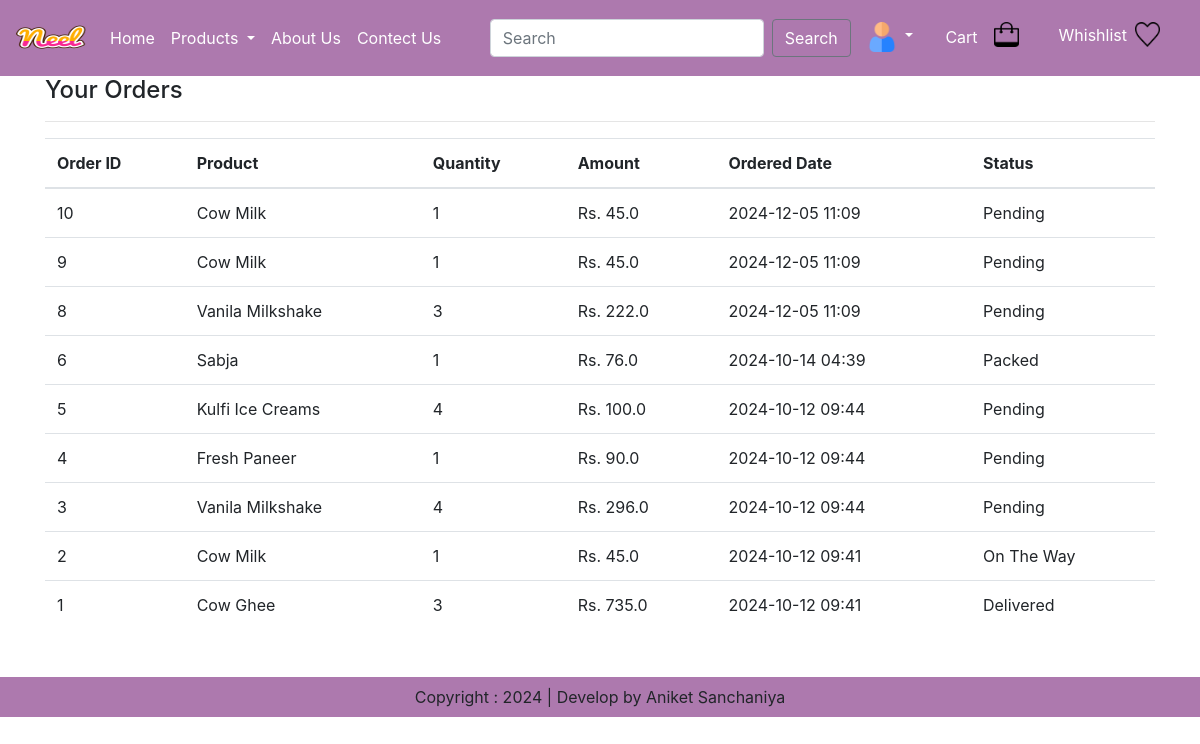
Screenshot of /orders/ (signed in) with the database file from the repository.
### app/models.py (models this page shows, shortened)
class OrderPlaced(models.Model):
    user = models.ForeignKey(User,on_delete=models.CASCADE)
    customer = models.ForeignKey(Customer,on_delete=models.CASCADE)
    product = models.ForeignKey(Product,on_delete=models.CASCADE)
    quantity = models.PositiveIntegerField(default=1)
    ordered_date = models.DateTimeField(auto_now_add=True)
    status = models.CharField(max_length=50,choices=STATUS_CHOICES , default='Pending')
    payment = models.ForeignKey(Payment,on_delete=models.CASCADE)
    @property
    def total_cost(self):
        return self.quantity * self.product.discounted_price

class Product(models.Model):
    title = models.CharField(max_length=100)
    selling_price = models.FloatField()
    discounted_price = models.FloatField()
    description = models.TextField()
    composition = models.TextField(default='')
    prodapp = models.TextField(default='')
    category = models.CharField(choices=CATEGORY_CHOICES, max_length=2)
    product_image = models.ImageField(upload_to='product')
    stock_status = models.CharField(
        max_length=3,
        choices=STOCK_STATUS_CHOICES,
        default='IN',
    )

### app/views.py (the view)
# urls.py: path('orders/', views.orders, name='orders'),
@login_required
def orders(request):
    user = request.user
    orders = OrderPlaced.objects.filter(user=user).order_by('-ordered_date')
    context = {
        'orders': orders,
    }
    return render(request, 'app/orders.html', context)

### app/templates/app/orders.html (shortened to what this page needs)
{% extends 'app/base.html' %}
{% load static %}
{% block main-content %}
<div class="container">
    <h4>Your Orders</h4>
    <hr>
    {% if orders %}
        <table class="table">
            <thead>
                <tr>
                    <th>Order ID</th>
                    <th>Product</th>
                    <th>Quantity</th>
                    <th>Amount</th>
                    <th>Ordered Date</th>
                    <th>Status</th>
                </tr>
            </thead>
            <tbody>
                {% for order in orders %}
                    <tr>
                        <td>{{ order.id }}</td>
                        <td>{{ order.product.title }}</td>
                        <td>{{ order.quantity }}</td>
                        <td>Rs. {{ order.total_cost }}</td>
                        <td>{{ order.ordered_date|date:"Y-m-d H:i" }}</td>
                        <td>{{ order.status }}</td>
                    </tr>
                {% endfor %}
            </tbody>
        </table>
    {% else %}
        <p>You have no orders yet.</p>
    {% endif %}
</div>
{% endblock main-content %}

### rows the page displays
OrderPlaced: id "10", product "Cow Milk", quantity "1", total_cost "45.0", ordered_date "2024-12-05 11:09", status "Pending"
OrderPlaced: id "9", product "Cow Milk", quantity "1", total_cost "45.0", ordered_date "2024-12-05 11:09", status "Pending"
OrderPlaced: id "8", product "Vanila Milkshake", quantity "3", total_cost "222.0", ordered_date "2024-12-05 11:09", status "Pending"
OrderPlaced: id "6", product "Sabja", quantity "1", total_cost "76.0", ordered_date "2024-10-14 04:39", status "Packed"
OrderPlaced: id "5", product "Kulfi Ice Creams", quantity "4", total_cost "100.0", ordered_date "2024-10-12 09:44", status "Pending"
OrderPlaced: id "4", product "Fresh Paneer", quantity "1", total_cost "90.0", ordered_date "2024-10-12 09:44", status "Pending"
OrderPlaced: id "3", product "Vanila Milkshake", quantity "4", total_cost "296.0", ordered_date "2024-10-12 09:44", status "Pending"
OrderPlaced: id "2", product "Cow Milk", quantity "1", total_cost "45.0", ordered_date "2024-10-12 09:41", status "On The Way"
OrderPlaced: id "1", product "Cow Ghee", quantity "3", total_cost "735.0", ordered_date "2024-10-12 09:41", status "Delivered"
